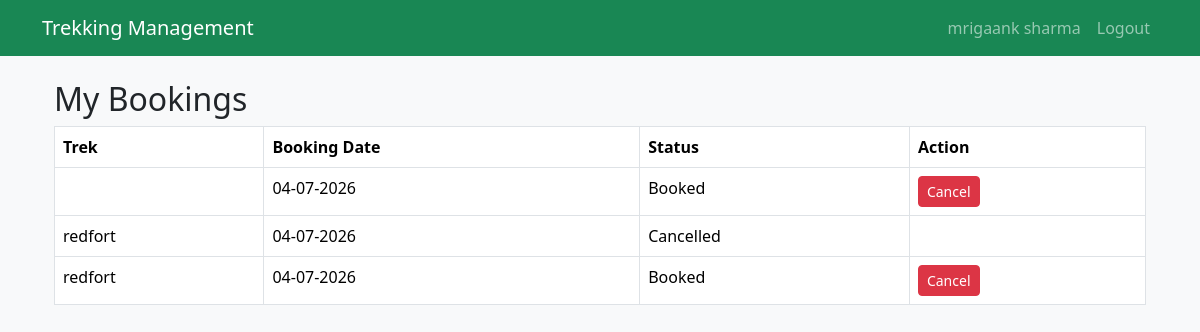
The page /user/bookings (signed in) on the database its author committed.
### app/models.py (models this page shows)
class User(UserMixin,db.Model):
    __tablename__="users"
    id=db.Column(db.Integer,primary_key=True)
    name=db.Column(db.String(100),nullable=False)
    email=db.Column(db.String(120),unique=True,nullable=False)
    password=db.Column(db.String(255),nullable=False)
    phone=db.Column(db.String(15))
    role=db.Column(db.String(20),nullable=False)
    status=db.Column(db.String(20),default="active")
    created_at=db.Column(db.DateTime,default=datetime.utcnow)
    assigned_treks=db.relationship(
        "Trek",
        foreign_keys="Trek.staff_id",
        backref="staff",
        lazy=True
    )
    bookings=db.relationship(
        "Booking",
        backref="user",
        lazy=True
    )

class Booking(db.Model):
      __tablename__="bookings"
      id=db.Column(db.Integer,primary_key=True)
      bookings_date=db.Column(
            db.DateTime,
            default=datetime.utcnow
      )
      status=db.Column(
            db.String(20),
            default="Booked"
      )
      user_id=db.Column(
            db.Integer,
            db.ForeignKey("users.id")
      )
      trek_id=db.Column(
            db.Integer,
            db.ForeignKey("treks.id")
      )

class Trek(db.Model):
        __tablename__="treks"
        id=db.Column(db.Integer,primary_key=True)
        name=db.Column(db.String(100),nullable=False)
        location=db.Column(db.String(100),nullable=False)
        difficulty=db.Column(db.String(20),nullable=False)
        duration=db.Column(db.Integer)
        available_slots=db.Column(db.Integer)
        description=db.Column(db.Text)
        status=db.Column(
            db.Integer,
            default="Upcoming"
        )
        start_date=db.Column(db.Date)
        end_date=db.Column(db.Date)
        staff_id=db.Column(
            db.Integer,
            db.ForeignKey("users.id")
        )
        bookings=db.relationship(
            "Booking",
            backref="trek",
            lazy=True
        )

### app/user/bookings.py (the view)
@user_bp.route("/bookings")
@login_required
@user_required
def booking_history():
    bookings = Booking.query.filter_by(
        user_id=current_user.id
    ).all()
    return render_template(
        "users/bookings.html",
        bookings=bookings
    )

### app/extensions.py (called while the page is built)
@login_manager.user_loader
def load_user(user_id):
    return User.query.get(int(user_id))

### app/templates/users/bookings.html
{% extends 'base.html' %}
{% block content %}
<div class="container mt-4">
<h2>My Bookings</h2>
<table class="table table-bordered">
<thead>
<tr>
<th>Trek</th>
<th>Booking Date</th>
<th>Status</th>
<th>Action</th>
</tr>
</thead>
<tbody>
{% for booking in bookings %}
<tr>
<td>{{ booking.trek.name }}</td>
<td>{{ booking.bookings_date.strftime("%d-%m-%Y") }}</td>
<td>{{ booking.status }}</td>
<td>
{% if booking.status == "Booked" %}
<a class="btn btn-danger btn-sm"
href="{{ url_for('user.cancel_booking', booking_id=booking.id) }}">
Cancel
</a>
{% endif %}
</td>
</tr>
{% endfor %}
</tbody>
</table>
</div>
{% endblock %}

### app/templates/navbar.html (shortened to what this page needs)
<nav class="navbar navbar-expand-lg navbar-dark bg-success">
<div class="container">
<a class="navbar-brand"
href="/">
Trekking Management
</a>
<ul class="navbar-nav ms-auto">
{% if current_user.is_authenticated %}
<li class="nav-item">
<span class="nav-link">
{{ current_user.name }}
</span>
</li>
<li class="nav-item">
<a class="nav-link"
href="{{ url_for('auth.logout') }}">
Logout
</a>
</li>
{% endif %}
</ul>
</div>
</nav>

### rows shown on the page
User: name "mrigaank sharma"
Booking: bookings_date "04-07-2026", status "Booked"
Booking: trek.name "redfort", bookings_date "04-07-2026", status "Cancelled"
Booking: trek.name "redfort", bookings_date "04-07-2026", status "Booked"
